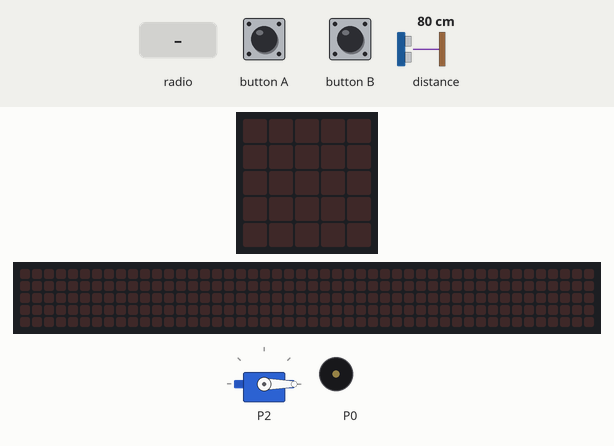
The program below on a simulated BBC micro:bit (MakeCode). Parts: servo, the board's 5×5 LED display, a strip that is not on the board, showing the scrolling text unrolled, buzzer (waves = sounding). The test bench sets the inputs (shaded band); at power-on: distance to the obstacle 80 cm. The 48×5 strip is a reading aid, not a part: it shows the text the display is scrolling, unrolled, one strip-width of it at a time.

Above: at 1.2 s.
1.3 s: radio message "voice" arrives
At 3.9 s:
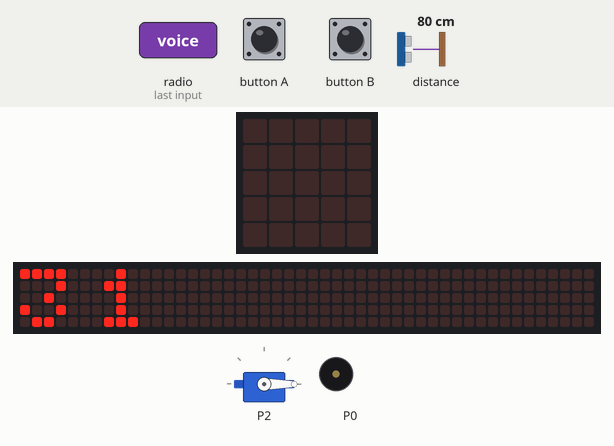
4.3 s: distance to the obstacle set to 250 cm
At 7.11 s:
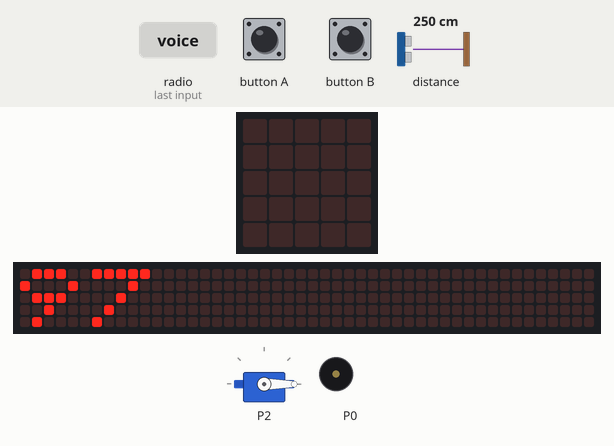
7.3 s: radio message "1" arrives
At 12.1 s:
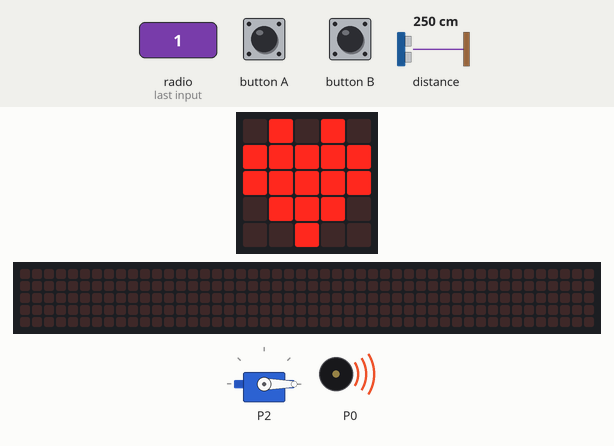
13.4 s: radio message "voice" arrives
At 13.85 s:
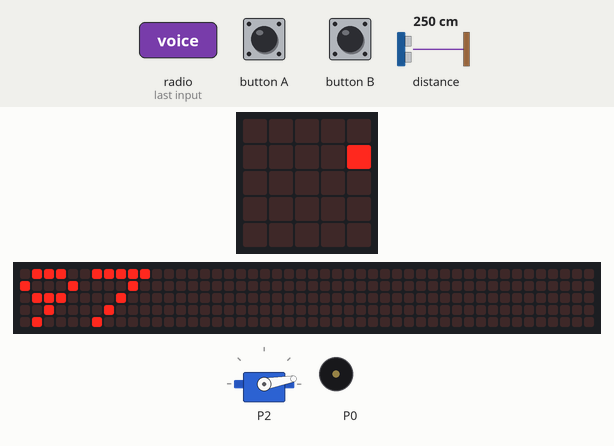
16.4 s: radio message "1" arrives
At 19.22 s:
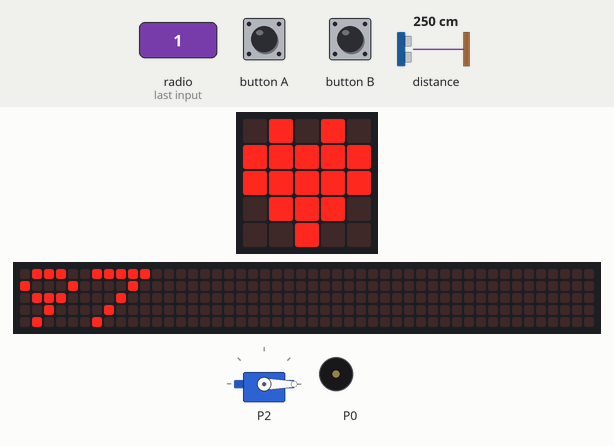
Timing chart, 0 to 22.1 s (numbered marks = the images above; inputs shaded):
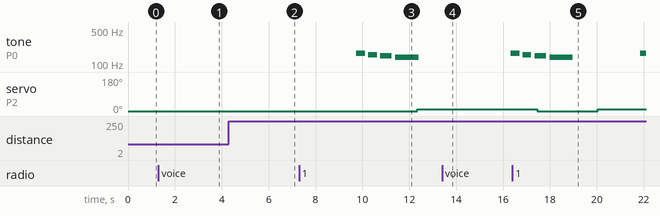

The program:

main.ts
```typescript
radio.onReceivedNumber(function (receivedNumber) {
    basic.showIcon(IconNames.Heart)
    basic.pause(2000)
    basic.clearScreen()
    isWake = 1
    cover = 1
    servos.P2.setAngle(0)
    toggleLid()
    for (let index = 0; index < 5; index++) {
        basic.pause(1000)
    }
    cover = 0
    toggleLid()
    cover = 1
})
input.onButtonPressed(Button.A, function () {
    radio.sendNumber(1)
})
function toggleLid () {
    if (cover == 1) {
        servos.P2.setAngle(10)
    } else {
        servos.P2.setAngle(0)
    }
}
function getAverage () {
    sonar2 = 0
    for (let index = 0; index < 10; index++) {
        sonar2 += sonar.ping(
        DigitalPin.P1,
        DigitalPin.P1,
        PingUnit.Inches
        )
    }
}
radio.onReceivedString(function (receivedString) {
    isWake = 0
})
input.onButtonPressed(Button.B, function () {
    radio.sendString("voice")
})
let sonar2 = 0
let cover = 0
let isWake = 0
radio.setGroup(100)
isWake = 1
cover = 0
servos.P2.setAngle(0)
basic.forever(function () {
    getAverage()
    while (isWake == 0) {
        basic.showNumber(sonar2 / 10)
        if (sonar2 / 10 >= 50) {
            music._playDefaultBackground(music.builtInPlayableMelody(Melodies.Wawawawaa), music.PlaybackMode.UntilDone)
        }
        getAverage()
    }
})
```

test.ts
```typescript
// テストはここに来ます。このパッケージが拡張機能として使用されるときにはコンパイルされません。
```

Measured:
- after the input at 1.3 s, the display: changes after 0.13 s (image 1)
- after the input at 7.3 s, servo on P2: 0° → 10° after 5.0 s; the display: first differs from a run without the input after 2.4 s (image 3)
- after the input at 13.4 s, tone on P0: silent → 165 Hz after 2.9 s; the display: first changes after 0.23 s (image 4 shows a later state)
- after the input at 16.4 s, the display: first changes after 1.0 s (image 5 shows a later state)
- by itself, tone on P0: plays 165 Hz for 0.38 s, 156 Hz for 0.38 s, 147 Hz for 0.50 s, 139 Hz for 1.0 s
- what the display in image 1 shows lasts 0.4 s, from 3.7 s to 4.1 s
- what the display in image 3 shows lasts 2.6 s, from 9.7 s to 12.3 s
